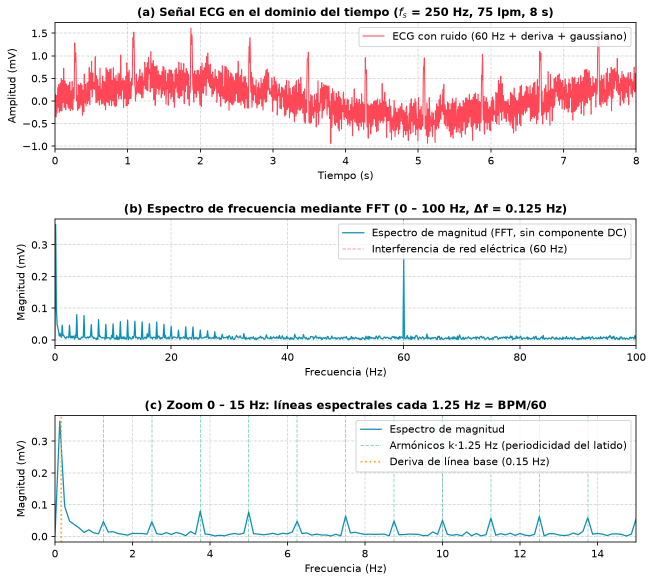
#> input picture ecg-signal-simulator/results/ecg_time_and_fft.png, 1306 x 1164 px (shown at 1/2 size)
$ python preparar_presentacion.py
#> lines starting #> are read from the running program, lines starting #| are printed output that depends on the picture
"""
Recorta los paneles de las gráficas de results/ para la presentación web (src/public/presentacion/img).
Ejecutar después de scripts/analisis_fft.py si se vuelven a generar las gráficas.
"""
import os
from PIL import Image

RAIZ = os.path.join(os.path.dirname(__file__), '..')
SALIDA = os.path.join(RAIZ, 'src', 'public', 'presentacion', 'img')

# (archivo de origen, nombre de salida, (y_inicio, y_fin)) medidos sobre las imágenes de 150 dpi
RECORTES = [
    ('ecg_time_and_fft.png', 'panel_tiempo.png', (5, 388)),
    ('ecg_time_and_fft.png', 'panel_fft.png', (398, 780)),
    ('ecg_time_and_fft.png', 'panel_zoom.png', (790, 1177)),
    ('ecg_filtering_analysis.png', 'filtrado_tiempo.png', (0, 432)),
    ('ecg_filtering_analysis.png', 'filtrado_frecuencia.png', (438, 877)),
]

os.makedirs(SALIDA, exist_ok=True)
for origen, nombre, (y0, y1) in RECORTES:
    imagen = Image.open(os.path.join(RAIZ, 'results', origen))
#> imagen is the input picture: PIL image 1306x1164 RGBA; mean R, G, B, A 243.6, 237.3, 238.2, 255
    recorte = imagen.crop((0, y0, imagen.width, y1))
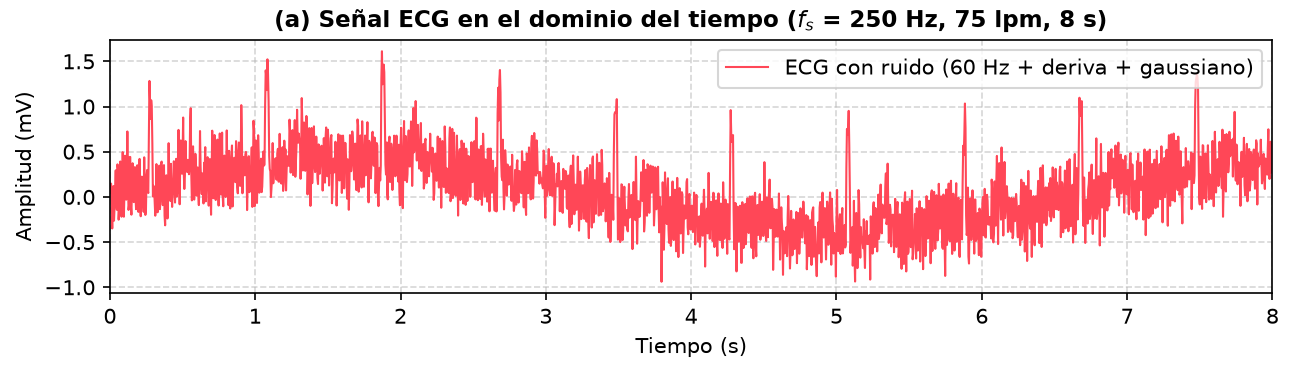
#> recorte: PIL image 1306x383 RGBA; mean R, G, B, A 246.7, 223.6, 225.6, 255
    recorte.save(os.path.join(SALIDA, nombre), optimize=True)
    print('Panel generado:', nombre, recorte.size)
#| Panel generado: panel_tiempo.png (1306, 383)
